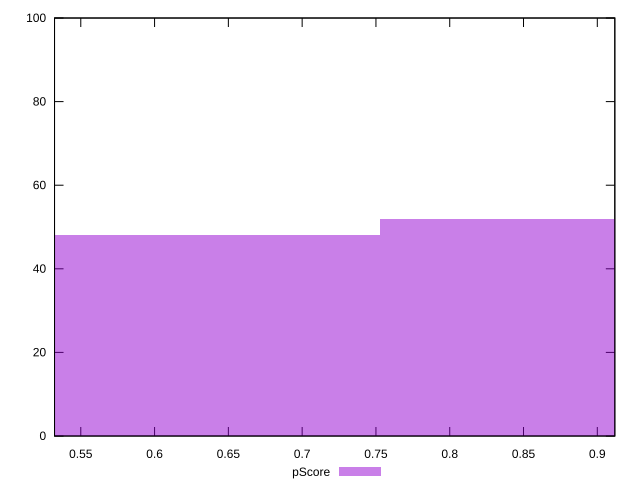

gnuplot code for this plot:
reset

$pScore <<EOF
0.601946818977685 48
0.9029202284665274 52
EOF

set key outside below
set boxwidth 0.3009734094888425
set xrange [0.5322119993832757:0.9118691716106148]
set yrange [0:100]
set trange [0:100]
set style fill transparent solid 0.5 noborder
set terminal svg size 640, 490 enhanced background rgb 'white'
set output "report_00019_2021-02-10T18-14-37.922Z//interactive/samples/pages+cached+noadtech+nomedia/pScore/histogram.svg"

plot $pScore title "pScore" with boxes

reset
